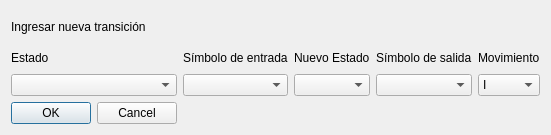
<?xml version="1.0" encoding="UTF-8"?>
<ui version="4.0">
 <class>DialogTransition</class>
 <widget class="QDialog" name="DialogTransition">
  <property name="geometry">
   <rect>
    <x>0</x>
    <y>0</y>
    <width>509</width>
    <height>135</height>
   </rect>
  </property>
  <property name="windowTitle">
   <string>Nueva Transición</string>
  </property>
  <layout class="QGridLayout" name="gridLayout">
   <item row="5" column="1">
    <widget class="QDialogButtonBox" name="buttonBox">
     <property name="orientation">
      <enum>Qt::Horizontal</enum>
     </property>
     <property name="standardButtons">
      <set>QDialogButtonBox::Cancel|QDialogButtonBox::Ok</set>
     </property>
    </widget>
   </item>
   <item row="1" column="2">
    <widget class="QLabel" name="label_2">
     <property name="text">
      <string>Símbolo de entrada</string>
     </property>
     <property name="buddy">
      <cstring>cb_readSymbol</cstring>
     </property>
    </widget>
   </item>
   <item row="1" column="3">
    <widget class="QLabel" name="label_3">
     <property name="text">
      <string>Nuevo Estado</string>
     </property>
     <property name="buddy">
      <cstring>cb_targetState</cstring>
     </property>
    </widget>
   </item>
   <item row="1" column="4">
    <widget class="QLabel" name="label_4">
     <property name="text">
      <string>Símbolo de salida</string>
     </property>
     <property name="buddy">
      <cstring>cb_writeSymbol</cstring>
     </property>
    </widget>
   </item>
   <item row="1" column="5">
    <widget class="QLabel" name="label_5">
     <property name="text">
      <string>Movimiento</string>
     </property>
     <property name="buddy">
      <cstring>cb_movement</cstring>
     </property>
    </widget>
   </item>
   <item row="1" column="1">
    <widget class="QLabel" name="label">
     <property name="maximumSize">
      <size>
       <width>16777215</width>
       <height>20</height>
      </size>
     </property>
     <property name="text">
      <string>Estado</string>
     </property>
     <property name="buddy">
      <cstring>cb_State</cstring>
     </property>
    </widget>
   </item>
   <item row="3" column="2">
    <widget class="QComboBox" name="cb_readSymbol"/>
   </item>
   <item row="3" column="3">
    <widget class="QComboBox" name="cb_targetState"/>
   </item>
   <item row="3" column="4">
    <widget class="QComboBox" name="cb_writeSymbol"/>
   </item>
   <item row="3" column="5">
    <widget class="QComboBox" name="cb_movement">
     <item>
      <property name="text">
       <string>I</string>
      </property>
     </item>
     <item>
      <property name="text">
       <string>D</string>
      </property>
     </item>
     <item>
      <property name="text">
       <string>N</string>
      </property>
     </item>
    </widget>
   </item>
   <item row="0" column="1">
    <widget class="QLabel" name="label_6">
     <property name="text">
      <string>Ingresar nueva transición</string>
     </property>
    </widget>
   </item>
   <item row="3" column="1">
    <widget class="QComboBox" name="cb_State">
     <property name="sizeAdjustPolicy">
      <enum>QComboBox::AdjustToMinimumContentsLength</enum>
     </property>
    </widget>
   </item>
  </layout>
 </widget>
 <tabstops>
  <tabstop>cb_State</tabstop>
  <tabstop>cb_readSymbol</tabstop>
  <tabstop>cb_targetState</tabstop>
  <tabstop>cb_writeSymbol</tabstop>
  <tabstop>cb_movement</tabstop>
  <tabstop>buttonBox</tabstop>
 </tabstops>
 <resources/>
 <connections>
  <connection>
   <sender>buttonBox</sender>
   <signal>accepted()</signal>
   <receiver>DialogTransition</receiver>
   <slot>accept()</slot>
   <hints>
    <hint type="sourcelabel">
     <x>248</x>
     <y>254</y>
    </hint>
    <hint type="destinationlabel">
     <x>157</x>
     <y>274</y>
    </hint>
   </hints>
  </connection>
  <connection>
   <sender>buttonBox</sender>
   <signal>rejected()</signal>
   <receiver>DialogTransition</receiver>
   <slot>reject()</slot>
   <hints>
    <hint type="sourcelabel">
     <x>316</x>
     <y>260</y>
    </hint>
    <hint type="destinationlabel">
     <x>286</x>
     <y>274</y>
    </hint>
   </hints>
  </connection>
 </connections>
</ui>
